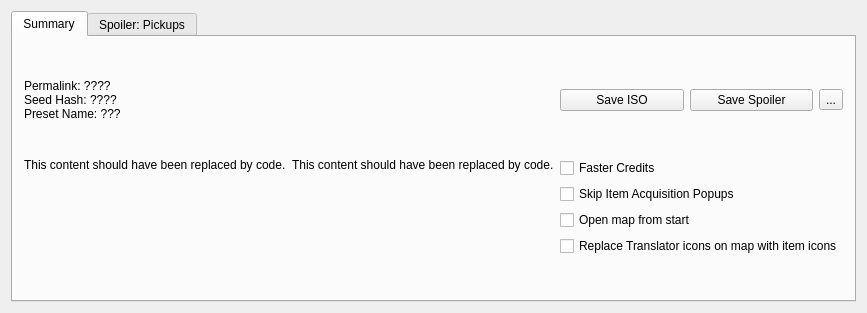
<?xml version="1.0" encoding="UTF-8"?>
<ui version="4.0">
 <class>SeedDetailsWindow</class>
 <widget class="QMainWindow" name="SeedDetailsWindow">
  <property name="geometry">
   <rect>
    <x>0</x>
    <y>0</y>
    <width>707</width>
    <height>313</height>
   </rect>
  </property>
  <property name="windowTitle">
   <string>Seed Details</string>
  </property>
  <widget class="QWidget" name="centralWidget">
   <property name="maximumSize">
    <size>
     <width>16777215</width>
     <height>16777215</height>
    </size>
   </property>
   <property name="layoutDirection">
    <enum>Qt::LeftToRight</enum>
   </property>
   <layout class="QVBoxLayout" name="verticalLayout">
    <item>
     <widget class="QTabWidget" name="layout_info_tab">
      <property name="currentIndex">
       <number>0</number>
      </property>
      <widget class="QWidget" name="details_tab">
       <attribute name="title">
        <string>Summary</string>
       </attribute>
       <layout class="QGridLayout" name="gridLayout_3">
        <item row="1" column="0" colspan="2">
         <widget class="QLabel" name="layout_description_left_label">
          <property name="text">
           <string>&lt;html&gt;&lt;head/&gt;&lt;body&gt;&lt;p&gt;This content should have been replaced by code.&lt;/p&gt;&lt;/body&gt;&lt;/html&gt;</string>
          </property>
          <property name="alignment">
           <set>Qt::AlignLeading|Qt::AlignLeft|Qt::AlignTop</set>
          </property>
         </widget>
        </item>
        <item row="1" column="2" colspan="2">
         <widget class="QLabel" name="layout_description_right_label">
          <property name="text">
           <string>&lt;html&gt;&lt;head/&gt;&lt;body&gt;&lt;p&gt;This content should have been replaced by code.&lt;/p&gt;&lt;/body&gt;&lt;/html&gt;</string>
          </property>
          <property name="alignment">
           <set>Qt::AlignLeading|Qt::AlignLeft|Qt::AlignTop</set>
          </property>
         </widget>
        </item>
        <item row="0" column="0" colspan="4">
         <widget class="QLabel" name="layout_title_label">
          <property name="sizePolicy">
           <sizepolicy hsizetype="Preferred" vsizetype="Minimum">
            <horstretch>0</horstretch>
            <verstretch>0</verstretch>
           </sizepolicy>
          </property>
          <property name="text">
           <string>&lt;html&gt;&lt;head/&gt;&lt;body&gt;&lt;p&gt;Permalink: ????&lt;br/&gt;Seed Hash: ????&lt;br/&gt;Preset Name: ???&lt;/p&gt;&lt;/body&gt;&lt;/html&gt;</string>
          </property>
          <property name="textInteractionFlags">
           <set>Qt::LinksAccessibleByMouse|Qt::TextSelectableByMouse</set>
          </property>
         </widget>
        </item>
        <item row="1" column="4" colspan="3">
         <layout class="QVBoxLayout" name="verticalLayout_4">
          <item>
           <widget class="QCheckBox" name="faster_credits_check">
            <property name="text">
             <string>Faster Credits</string>
            </property>
           </widget>
          </item>
          <item>
           <widget class="QCheckBox" name="remove_hud_popup_check">
            <property name="text">
             <string>Skip Item Acquisition Popups</string>
            </property>
           </widget>
          </item>
          <item>
           <widget class="QCheckBox" name="open_map_check">
            <property name="text">
             <string>Open map from start</string>
            </property>
           </widget>
          </item>
          <item>
           <widget class="QCheckBox" name="pickup_markers_check">
            <property name="text">
             <string>Replace Translator icons on map with item icons</string>
            </property>
           </widget>
          </item>
         </layout>
        </item>
        <item row="0" column="6">
         <widget class="QToolButton" name="tool_button">
          <property name="text">
           <string>...</string>
          </property>
          <property name="popupMode">
           <enum>QToolButton::InstantPopup</enum>
          </property>
         </widget>
        </item>
        <item row="0" column="5">
         <widget class="QPushButton" name="export_log_button">
          <property name="text">
           <string>Save Spoiler</string>
          </property>
         </widget>
        </item>
        <item row="0" column="4">
         <widget class="QPushButton" name="export_iso_button">
          <property name="text">
           <string>Save ISO</string>
          </property>
         </widget>
        </item>
       </layout>
      </widget>
      <widget class="QWidget" name="pickup_tab">
       <attribute name="title">
        <string>Spoiler: Pickups</string>
       </attribute>
       <layout class="QGridLayout" name="gridLayout_2">
        <item row="0" column="2">
         <widget class="QComboBox" name="pickup_spoiler_pickup_combobox">
          <item>
           <property name="text">
            <string>None</string>
           </property>
          </item>
         </widget>
        </item>
        <item row="0" column="0">
         <widget class="QLabel" name="pickup_spoiler_label">
          <property name="toolTip">
           <string>Enter text to the right to filter the list below</string>
          </property>
          <property name="text">
           <string>Search Pickup</string>
          </property>
         </widget>
        </item>
        <item row="2" column="0" colspan="3">
         <widget class="QScrollArea" name="pickup_spoiler_scroll_area">
          <property name="verticalScrollBarPolicy">
           <enum>Qt::ScrollBarAlwaysOn</enum>
          </property>
          <property name="sizeAdjustPolicy">
           <enum>QAbstractScrollArea::AdjustToContents</enum>
          </property>
          <property name="widgetResizable">
           <bool>true</bool>
          </property>
          <property name="alignment">
           <set>Qt::AlignLeading|Qt::AlignLeft|Qt::AlignTop</set>
          </property>
          <widget class="QWidget" name="pickup_spoiler_scroll_contents">
           <property name="geometry">
            <rect>
             <x>0</x>
             <y>0</y>
             <width>662</width>
             <height>223</height>
            </rect>
           </property>
           <layout class="QVBoxLayout" name="verticalLayout_3">
            <property name="leftMargin">
             <number>3</number>
            </property>
            <property name="rightMargin">
             <number>3</number>
            </property>
            <item>
             <layout class="QVBoxLayout" name="pickup_spoiler_scroll_content_layout"/>
            </item>
           </layout>
          </widget>
         </widget>
        </item>
        <item row="0" column="1">
         <widget class="QPushButton" name="pickup_spoiler_show_all_button">
          <property name="text">
           <string>Show All</string>
          </property>
         </widget>
        </item>
       </layout>
      </widget>
     </widget>
    </item>
   </layout>
  </widget>
  <widget class="QMenuBar" name="menuBar">
   <property name="geometry">
    <rect>
     <x>0</x>
     <y>0</y>
     <width>707</width>
     <height>18</height>
    </rect>
   </property>
  </widget>
 </widget>
 <layoutdefault spacing="6" margin="11"/>
 <resources/>
 <connections/>
</ui>
